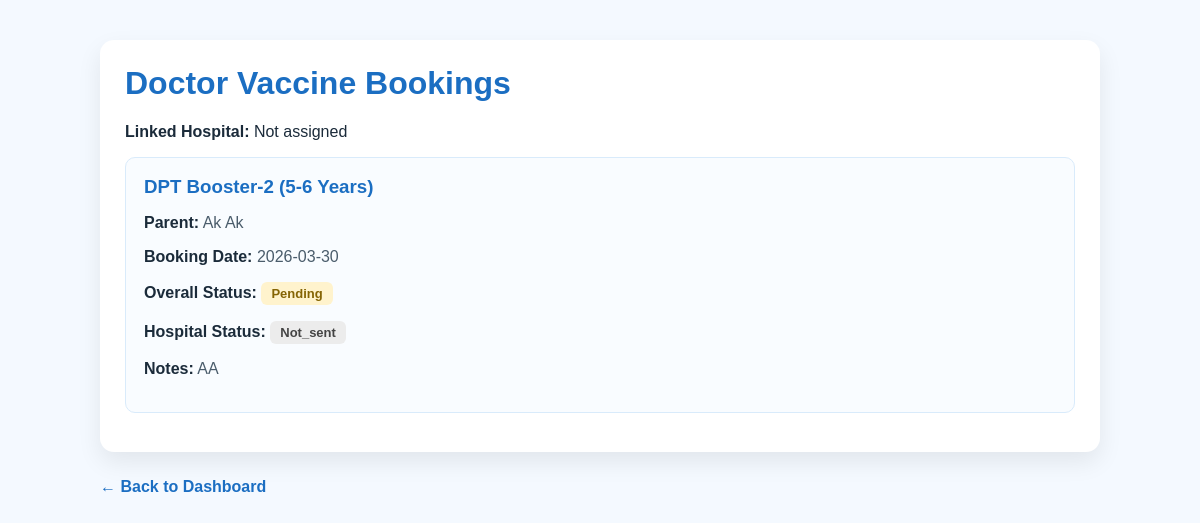
/doctor_vaccine_bookings.php (signed in), run on the app's committed database.
### tables this page shows
CREATE TABLE `vaccine_bookings` (
  `id` int(10) UNSIGNED NOT NULL,
  `parent_user_id` int(10) UNSIGNED NOT NULL,
  `vaccine_id` int(10) UNSIGNED NOT NULL,
  `doctor_id` int(10) UNSIGNED DEFAULT NULL,
  `hospital_id` int(11) DEFAULT NULL,
  `booking_date` date NOT NULL,
  `notes` text DEFAULT NULL,
  `status` varchar(50) NOT NULL DEFAULT 'pending',
  `hospital_status` varchar(30) NOT NULL DEFAULT 'not_sent',
  `sent_to_hospital_at` datetime DEFAULT NULL,
  `reminder_date` date DEFAULT NULL,
  `created_at` timestamp NOT NULL DEFAULT current_timestamp()
);

CREATE TABLE `vaccines` (
  `id` int(10) UNSIGNED NOT NULL,
  `vaccine_name` varchar(150) NOT NULL,
  `age_group` varchar(100) NOT NULL,
  `protects_against` varchar(255) DEFAULT NULL,
  `description` text NOT NULL,
  `status` varchar(50) NOT NULL DEFAULT 'active',
  `created_at` timestamp NOT NULL DEFAULT current_timestamp()
);

CREATE TABLE `users` (
  `id` int(10) UNSIGNED NOT NULL,
  `role` varchar(50) NOT NULL DEFAULT 'parent',
  `first_name` varchar(100) NOT NULL,
  `last_name` varchar(100) NOT NULL,
  `gender` varchar(20) NOT NULL,
  `dob` date NOT NULL,
  `certificate_path` varchar(255) DEFAULT NULL,
  `blood_group` varchar(20) DEFAULT NULL,
  `height` varchar(20) DEFAULT NULL,
  `weight` varchar(20) DEFAULT NULL,
  `mother_name` varchar(100) DEFAULT NULL,
  `father_name` varchar(100) DEFAULT NULL,
  `address` text DEFAULT NULL,
  `email` varchar(150) NOT NULL,
  `phone` varchar(30) NOT NULL,
  `username` varchar(100) NOT NULL,
  `password_hash` varchar(255) NOT NULL,
  `created_at` timestamp NOT NULL DEFAULT current_timestamp(),
  `qualification_certificate` varchar(255) DEFAULT NULL
);

### app/Helpers/helpers.php (called while the page is built, shortened)
<?php
function e(?string $value): string
{
    return htmlspecialchars((string)$value, ENT_QUOTES, 'UTF-8');
}

### doctor_vaccine_bookings.php (the view, shortened to what this page needs)
<?php
include("connect.php");
require_once "app/Helpers/helpers.php";
$user = $_SESSION['auth'];
$doctorStmt = $conn->prepare("
    SELECT d.*, h.hospital_name
    FROM doctors d
    LEFT JOIN hospitals h ON d.hospital_id = h.id
    WHERE d.user_id = ?
    LIMIT 1
");
$doctorStmt->bind_param("i", $user['id']);
$doctorStmt->execute();
$doctor = $doctorStmt->get_result()->fetch_assoc();
$stmt = $conn->prepare("
    SELECT vb.*, u.first_name, u.last_name, v.vaccine_name, v.age_group
    FROM vaccine_bookings vb
    INNER JOIN users u ON vb.parent_user_id = u.id
    INNER JOIN vaccines v ON vb.vaccine_id = v.id
    WHERE vb.doctor_id = ?
    ORDER BY vb.booking_date DESC
");
$stmt->bind_param("i", $doctor['id']);
$stmt->execute();
$result = $stmt->get_result();
?>
<!DOCTYPE html>
<html lang="en">
<head>
</head>
<body>
<div class="wrap">
    <div class="card">
        <h1>Doctor Vaccine Bookings</h1>
        <p><strong>Linked Hospital:</strong> <?php echo e($doctor['hospital_name'] ?: 'Not assigned'); ?></p>
        <?php if ($result && $result->num_rows > 0): ?>
            <?php while ($row = $result->fetch_assoc()): ?>
                <div class="item">
                    <h3><?php echo e($row['vaccine_name']); ?> (<?php echo e($row['age_group']); ?>)</h3>
                    <p><strong>Parent:</strong> <span class="muted"><?php echo e($row['first_name'] . ' ' . $row['last_name']); ?></span></p>
                    <p><strong>Booking Date:</strong> <span class="muted"><?php echo e($row['booking_date']); ?></span></p>
                    <p><strong>Overall Status:</strong>
                        <span class="status <?php echo e($row['status']); ?>"><?php echo e($row['status']); ?></span>
                    </p>
                    <p><strong>Hospital Status:</strong>
                        <span class="status <?php echo e($row['hospital_status']); ?>"><?php echo e($row['hospital_status']); ?></span>
                    </p>
                    <?php if (!empty($row['notes'])): ?>
                        <p><strong>Notes:</strong> <span class="muted"><?php echo e($row['notes']); ?></span></p>
                    <?php endif; ?>
                </div>
            <?php endwhile; ?>
        <?php else: ?>
            <p>No vaccine bookings found.</p>
        <?php endif; ?>
    </div>
    <a class="back-link" href="dashboard.php">← Back to Dashboard</a>
</div>
</body>
</html>

### doctor_vaccine_bookings.php (style rules this page uses)
body { margin:0; font-family:Arial,sans-serif; background:#f4f9ff; color:#1b2b3a; padding:40px 20px; }
.wrap { max-width:1000px; margin:auto; }
.card { background:#fff; padding:25px; border-radius:14px; margin-bottom:20px; box-shadow:0 10px 25px rgba(0,0,0,0.08); }
h1 { margin-top:0; color:#1b6ec2; }
.item { background:#f9fcff; padding:18px; border-radius:10px; margin-bottom:14px; border:1px solid #d9ebfb; }
.item h3 { margin-top:0; margin-bottom:12px; color:#1b6ec2; }
.muted { color:#4a5c6b; }
.status { display:inline-block; padding:4px 10px; border-radius:6px; font-size:13px; font-weight:bold; text-transform:capitalize; }
.status.pending { background:#fff3cd; color:#856404; }
.status.not_sent { background:#ececec; color:#444; }
.back-link { display:inline-block; margin-top:6px; color:#1b6ec2; text-decoration:none; font-weight:bold; }

### data on the page
vaccine_bookings: vaccine.vaccine_name "DPT Booster-2", vaccine.age_group "5-6 Years", parent_user.last_name "Ak Ak", booking_date "2026-03-30", status "Pending", hospital_status "Not_sent", notes "AA"

### other printed values
$doctor['hospital_name'] ?: 'Not assigned' "Not assigned"
